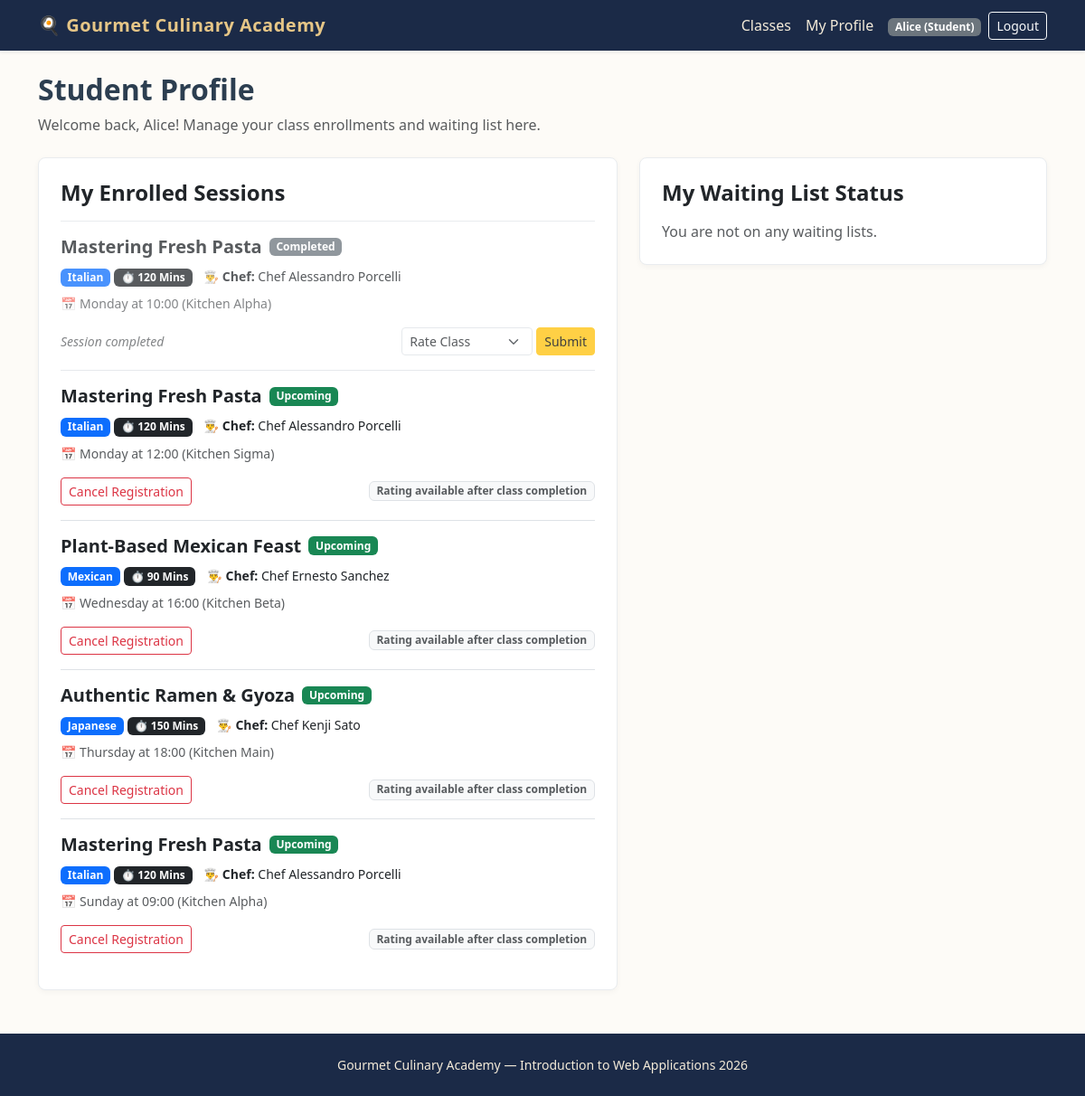
The app's page /student/profile (signed in) with its own data.
### tables this page shows
CREATE TABLE users (
    id INTEGER PRIMARY KEY AUTOINCREMENT,
    email TEXT UNIQUE NOT NULL,
    first_name TEXT NOT NULL,
    last_name TEXT NOT NULL,
    password TEXT NOT NULL,
    role TEXT NOT NULL CHECK(role IN ('Manager', 'Student'))
);

CREATE TABLE enrollments (
    id INTEGER PRIMARY KEY AUTOINCREMENT,
    student_id INTEGER NOT NULL,
    session_id INTEGER NOT NULL,
    FOREIGN KEY (student_id) REFERENCES users(id) ON DELETE CASCADE,
    FOREIGN KEY (session_id) REFERENCES class_sessions(id) ON DELETE CASCADE,
    UNIQUE(student_id, session_id)
);

CREATE TABLE cooking_classes (
    id INTEGER PRIMARY KEY AUTOINCREMENT,
    manager_id INTEGER NOT NULL,
    title TEXT NOT NULL UNIQUE,
    cuisine TEXT NOT NULL,
    difficulty TEXT NOT NULL CHECK(difficulty IN ('Beginner', 'Intermediate', 'Advanced')),
    duration INTEGER NOT NULL,
    dietary_category TEXT NOT NULL CHECK(dietary_category IN ('Standard', 'Vegetarian', 'Vegan', 'Gluten-free')),
    chef_name TEXT NOT NULL,
    ingredients TEXT NOT NULL, -- Comma-separated list (at least 4 items)
    description TEXT NOT NULL,
    photo_1 TEXT NOT NULL,
    photo_2 TEXT NOT NULL,
    photo_3 TEXT NOT NULL,
    FOREIGN KEY (manager_id) REFERENCES users(id) ON DELETE CASCADE
);

CREATE TABLE class_sessions (
    id INTEGER PRIMARY KEY AUTOINCREMENT,
    class_id INTEGER NOT NULL,
    day_of_week TEXT NOT NULL CHECK(day_of_week IN ('Monday', 'Tuesday', 'Wednesday', 'Thursday', 'Friday', 'Saturday', 'Sunday')),
    start_time TEXT NOT NULL, -- Store as HH:MM format
    kitchen_name TEXT NOT NULL,
    max_capacity INTEGER NOT NULL DEFAULT 10,
    FOREIGN KEY (class_id) REFERENCES cooking_classes(id) ON DELETE CASCADE
);

### routes/student_routes.py (the view)
@student_bp.route("/profile")
@login_required
def profile():
    raw_enrollments = get_student_enrollments(current_user.id)
    waiting_sessions = get_student_waiting_list(current_user.id)
    processed_enrollments = []
    for item in raw_enrollments:
        enroll_data = dict(item)
        day = enroll_data.get("day_of_week")
        time_str = enroll_data.get("start_time")
        enroll_data["is_past"] = is_session_past(day, time_str)
        enroll_data["can_cancel"] = can_cancel_enrollment(day, time_str)
        processed_enrollments.append(enroll_data)
    return render_template(
        "student/profile.html",
        enrollments=processed_enrollments,
        waiting_sessions=waiting_sessions,
    )

### app.py (called while the page is built)
@app.after_request
def add_header(response):
    response.headers["Cache-Control"] = (
        "no-store, no-cache, must-revalidate, post-check=0, pre-check=0, max-age=0"
    )
    response.headers["Pragma"] = "no-cache"
    response.headers["Expires"] = "-1"
    return response

@login_manager.user_loader
def load_user(user_id):
    row = get_user_by_id(user_id)
    if row:
        return User(
            user_id=row["id"],
            email=row["email"],
            first_name=row["first_name"],
            last_name=row["last_name"],
            role=row["role"]
        )
    return None

### dao/enrollment_dao.py (called while the page is built)
def get_student_waiting_list(student_id):
    conn = get_db()
    cursor = conn.cursor()
    cursor.execute(
        """
        SELECT w.id AS waiting_id, w.session_id, s.day_of_week, s.start_time,
               c.title AS class_title, c.chef_name, c.duration,
               (
                   SELECT COUNT(*) + 1
                   FROM waiting_list w2
                   WHERE w2.session_id = w.session_id AND w2.joined_at < w.joined_at
               ) AS position
        FROM waiting_list w
        JOIN class_sessions s ON w.session_id = s.id
        JOIN cooking_classes c ON s.class_id = c.id
        WHERE w.student_id = ?
        ORDER BY w.joined_at ASC
    """,
        (student_id,),
    )
    waiting_list = cursor.fetchall()
    close_db(conn)
    return waiting_list

### dao/user_dao.py (called while the page is built)
def get_user_by_id(user_id):
    conn = get_db()
    cursor = conn.cursor()
    cursor.execute("SELECT * FROM users WHERE id = ?", (user_id,))
    user = cursor.fetchone()
    close_db(conn)
    return user

### database/database.py (called while the page is built)
def get_db():
    conn = sqlite3.connect(DATABASE, timeout=10.0)
    conn.row_factory = sqlite3.Row
    conn.execute("PRAGMA foreign_keys = ON")
    return conn

### routes/student_routes.py (called while the page is built)
@student_bp.before_request
@login_required
def check_student_role():
    if current_user.role != "Student":
        flash("Access denied. Student privileges required.", "danger")
        return redirect(url_for("home.index"))

### utils.py (called while the page is built)
def can_cancel_enrollment(session_day, session_start_time):
    sim_now = get_current_simulated_datetime()
    session_dt = get_next_session_datetime(session_day, session_start_time)
    if sim_now >= session_dt:
        return False
    time_difference = session_dt - sim_now
    return time_difference.total_seconds() >= 12 * 3600

### templates/student/profile.html (shortened to what this page needs)
{% extends "base.html" %}
{% block content %}
<header class="mb-4">
    <h1 class="h2 fw-bold">Student Profile</h1>
    <p class="text-muted">Welcome back, {{ current_user.first_name }}! Manage your class enrollments and waiting list here.</p>
</header>
<div class="row g-4">
    <section class="col-lg-7">
        <div class="card card-culinary p-4 mb-4">
            <h2 class="h4 fw-bold mb-3">My Enrolled Sessions</h2>
            {% if enrollments %}
                <div class="list-group list-group-flush">
                    {% for e in enrollments %}
                        <div class="list-group-item bg-transparent px-0 py-3 {{ 'opacity-75' if e.is_past else '' }}">
                            <div class="d-flex justify-content-between align-items-start mb-2">
                                <div>
                                    <div class="d-flex align-items-center gap-2 mb-1">
                                        <h3 class="h5 fw-bold mb-0">{{ e.class_title }}</h3>
                                        {% if e.is_past %}
                                            <span class="badge bg-secondary">Completed</span>
                                        {% else %}
                                            <span class="badge bg-success">Upcoming</span>
                                        {% endif %}
                                    </div>
                                    <div class="mb-2 mt-2">
                                        <span class="badge bg-primary">{{ e.cuisine }}</span>
                                        {% if e.duration %}
                                            <span class="badge bg-dark">⏱️ {{ e.duration }} Mins</span>
                                        {% endif %}
                                        <span class="small text-dark ms-2">👨‍🍳 <strong>Chef:</strong> {{ e.chef_name }}</span>
                                    </div>
                                    <div class="text-muted small">
                                        📅 {{ e.day_of_week }} at {{ e.start_time[:5] if e.start_time else e.start_time }} ({{ e.kitchen_name }})
                                    </div>
                                </div>
                            </div>
                            <div class="d-flex justify-content-between align-items-center mt-3 flex-wrap gap-2">
                                {% if e.is_past %}
                                    <span class="text-muted small"><i>Session completed</i></span>
                                    {% if e.user_score %}
                                        <span class="badge bg-info text-dark">Your Rating: ⭐ {{ e.user_score }}/5</span>
                                    {% else %}
                                        <form method="post" action="{{ url_for('student.rate_session', session_id=e.session_id) }}" class="d-flex align-items-center gap-1">
                                            <select name="score" class="form-select form-select-sm" required>
                                                <option value="" disabled selected>Rate Class</option>
                                            </select>
                                            <button type="submit" class="btn btn-sm btn-warning">Submit</button>
                                        </form>
                                    {% endif %}
                                {% else %}
                                    <form method="post" action="{{ url_for('student.cancel', session_id=e.session_id) }}">
                                        <button type="submit" class="btn btn-sm btn-outline-danger" onclick="return confirm('Are you sure you want to cancel this enrollment?')">Cancel Registration</button>
                                    </form>
                                    <span class="badge bg-light text-muted border">Rating available after class completion</span>
                                {% endif %}
                            </div>
                        </div>
                    {% endfor %}
                </div>
            {% else %}
                <p class="text-muted mb-0">You are not currently enrolled in any cooking classes.</p>
            {% endif %}
        </div>
    </section>
    <section class="col-lg-5">
        <div class="card card-culinary p-4">
            <h2 class="h4 fw-bold mb-3">My Waiting List Status</h2>
            {% if waiting_sessions %}
                <div class="list-group list-group-flush">
                    {% for w in waiting_sessions %}
                        <div class="list-group-item bg-transparent px-0 py-3">
                            <h3 class="h6 fw-bold mb-1">{{ w.class_title }}</h3>
                            <div class="mb-2">
                                {% if w.duration %}
                                    <span class="badge bg-dark small p-1">⏱️ {{ w.duration }} Mins</span>
                                {% endif %}
                                <span class="small text-dark ms-1">👨‍🍳 <strong>Chef:</strong> {{ w.chef_name }}</span>
                            </div>
                            <p class="small text-muted mb-2">📅 {{ w.day_of_week }} at {{ w.start_time[:5] if w.start_time else w.start_time }}</p>
                            <div class="d-flex justify-content-between align-items-center">
                                <span class="badge bg-warning text-dark">Queue Position: #{{ w.position }}</span>
                                <form method="post" action="{{ url_for('student.leave_waiting', session_id=w.session_id) }}">
                                    <button type="submit" class="btn btn-sm btn-link text-danger p-0 text-decoration-none">Leave List</button>
                                </form>
                            </div>
                        </div>
                    {% endfor %}
                </div>
            {% else %}
                <p class="text-muted mb-0">You are not on any waiting lists.</p>
            {% endif %}
        </div>
    </section>
</div>
{% endblock %}

### templates/base.html (shortened to what this page needs)
<!DOCTYPE html>
<html lang="en">
<head>
    <link href="https://cdn.jsdelivr.net/npm/bootstrap@5.3.3/dist/css/bootstrap.min.css" rel="stylesheet">
    <link rel="stylesheet" href="{{ url_for('static', filename='css/style.css') }}">
</head>
<body>
    <header>
        <nav class="navbar navbar-expand-lg navbar-dark bg-culinary shadow-sm">
            <div class="container">
                <a class="navbar-brand" href="{{ url_for('home.index') }}">🍳 Gourmet Culinary Academy</a>
                <section class="collapse navbar-collapse" id="mainNav">
                    <ul class="navbar-nav ms-auto align-items-center">
                        <li class="nav-item">
                            <a class="nav-link" href="{{ url_for('home.index') }}">Classes</a>
                        </li>
                        {% if current_user.is_authenticated %}
                            {% if current_user.role == 'Manager' %}
                                <li class="nav-item">
                                    <a class="nav-link" href="{{ url_for('manager.dashboard') }}">Dashboard</a>
                                </li>
                                <li class="nav-item">
                                    <a class="nav-link" href="{{ url_for('manager.create_class') }}">New Class</a>
                                </li>
                            {% else %}
                                <li class="nav-item">
                                    <a class="nav-link" href="{{ url_for('student.profile') }}">My Profile</a>
                                </li>
                            {% endif %}
                            <li class="nav-item ms-lg-2">
                                <span class="badge bg-secondary">{{ current_user.first_name }} ({{ current_user.role }})</span>
                            </li>
                            <li class="nav-item ms-lg-2">
                                <a class="btn btn-sm btn-outline-light" href="{{ url_for('auth.logout') }}">Logout</a>
                            </li>
                        {% endif %}
                    </ul>
                </section>
            </div>
        </nav>
    </header>
    <main class="container py-4">
        {% block content %}{% endblock %}
    </main>
    <footer class="site-footer text-center py-4 mt-auto">
        <div class="container">
            <p class="mb-0 small">Gourmet Culinary Academy — Introduction to Web Applications 2026</p>
        </div>
    </footer>
</body>
</html>

### static/css/style.css (style rules this page uses)
body { background-color: #fdfbf7; color: #2c3e50; font-family: "Segoe UI", Tahoma, Geneva, Verdana, sans-serif; min-height: 100vh; display: flex; flex-direction: column; }
main { flex: 1; }
.bg-culinary { background-color: #1b2a47; }
.navbar-dark .navbar-brand { color: #e6c687; font-weight: 700; letter-spacing: 0.5px; }
.navbar-dark .nav-link { color: #f4ebd9; }
.card-culinary { border: 1px solid #e9ecef; border-radius: 8px; transition: transform 0.15s ease, box-shadow 0.15s ease; box-shadow: 0 2px 6px rgba(0,0,0,0.04); }
.site-footer { background-color: #1b2a47; color: #f4ebd9; }

### records on screen
users: first_name "Alice", role "Student"
enrollments: class_title "Mastering Fresh Pasta", shows "Completed", cuisine "Italian", duration "120", chef_name "Chef Alessandro Porcelli", day_of_week "Monday", start_time "10:00", kitchen_name "Kitchen Alpha"
enrollments: class_title "Mastering Fresh Pasta", shows "Upcoming", cuisine "Italian", duration "120", chef_name "Chef Alessandro Porcelli", day_of_week "Monday", start_time "12:00", kitchen_name "Kitchen Sigma"
enrollments: class_title "Plant-Based Mexican Feast", shows "Upcoming", cuisine "Mexican", duration "90", chef_name "Chef Ernesto Sanchez", day_of_week "Wednesday", start_time "16:00", kitchen_name "Kitchen Beta"
enrollments: class_title "Authentic Ramen & Gyoza", shows "Upcoming", cuisine "Japanese", duration "150", chef_name "Chef Kenji Sato", day_of_week "Thursday", start_time "18:00", kitchen_name "Kitchen Main"
enrollments: class_title "Mastering Fresh Pasta", shows "Upcoming", cuisine "Italian", duration "120", chef_name "Chef Alessandro Porcelli", day_of_week "Sunday", start_time "09:00", kitchen_name "Kitchen Alpha"
